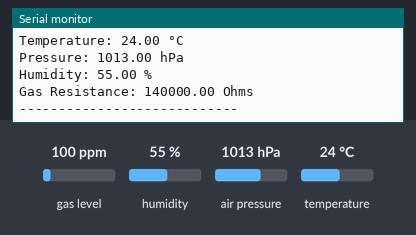
Bench run of a sketch on a simulated ESP32. Shown: the last lines printed to the serial monitor. Inputs (shaded band) come from the test bench; at power-on: gas level 100 ppm, humidity 55 %, air pressure 1013 hPa, temperature 24 °C.

Above: at 3.1 s.
3.2 s: gas level set to 20 ppm
At 4.45 s:
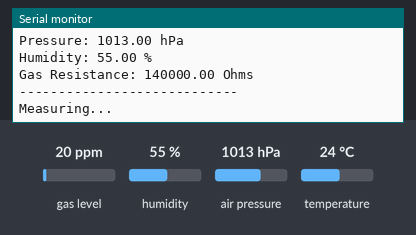
6.1 s: humidity set to 22 %
At 7.8 s:
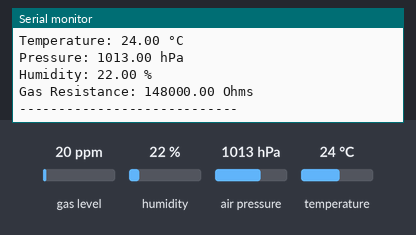
9.0 s: air pressure set to 952 hPa
At 10.93 s:
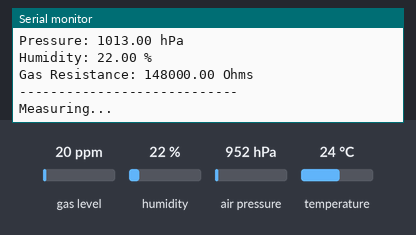
11.9 s: temperature set to 12 °C
At 14.3 s:
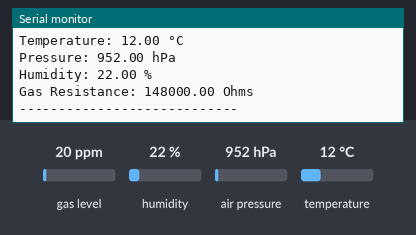

The sketch:

bme688_test.ino
```cpp
#include <Wire.h>
#include <Adafruit_BME680.h>

// Define I2C pins
#define SDA_PIN 21
#define SCL_PIN 22
#define I2C_POWER_PIN 19  // Power control for I2C
#define INT_RTC 0

// I2C Address of BME688
#define BME688_ADDRESS 0x76

// Create BME688 instance
Adafruit_BME680 bme;

void setup() {
    Serial.begin(115200);

    // Set up I2C power control
    pinMode(I2C_POWER_PIN, OUTPUT);
    digitalWrite(I2C_POWER_PIN, HIGH);  // Turn on I2C power

    // Initialize I2C with custom pins
    Wire.begin(SDA_PIN, SCL_PIN);

    // Initialize BME688 sensor
    if (!bme.begin(BME688_ADDRESS, &Wire)) {
        Serial.println("Could not find a valid BME688 sensor, check wiring!");
        while (1);
    }

    Serial.println("BME688 Sensor initialized!");

    // Set up oversampling and filter settings
    bme.setTemperatureOversampling(BME680_OS_8X);
    bme.setHumidityOversampling(BME680_OS_2X);
    bme.setPressureOversampling(BME680_OS_4X);
    bme.setIIRFilterSize(BME680_FILTER_SIZE_3);
    bme.setGasHeater(320, 150); // 320°C for 150ms
}

void loop() {
    Serial.println("Measuring...");

    // Perform a measurement
    if (!bme.performReading()) {
        Serial.println("Failed to perform reading!");
        return;
    }

    // Display sensor data
    Serial.print("Temperature: ");
    Serial.print(bme.temperature);
    Serial.println(" °C");

    Serial.print("Pressure: ");
    Serial.print(bme.pressure / 100.0);  // Convert Pa to hPa
    Serial.println(" hPa");

    Serial.print("Humidity: ");
    Serial.print(bme.humidity);
    Serial.println(" %");

    Serial.print("Gas Resistance: ");
    Serial.print(bme.gas_resistance);
    Serial.println(" Ohms");

    Serial.println("----------------------------");

    delay(2000); // Wait before next measurement
}
```

Measured:
- after the input at 6.1 s, the serial monitor: prints a new line after 0.53 s (image 2)
- after the input at 11.9 s, the serial monitor: prints a new line after 1.2 s (image 4)
